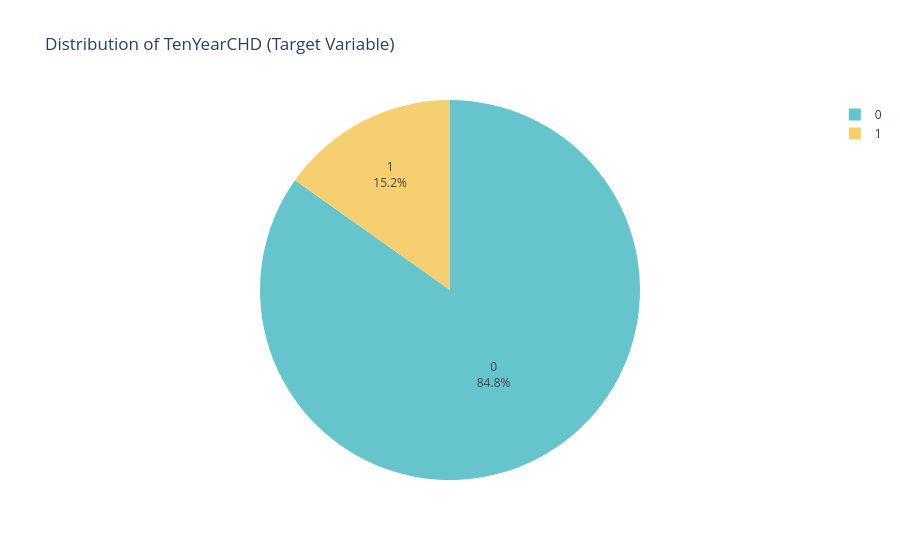
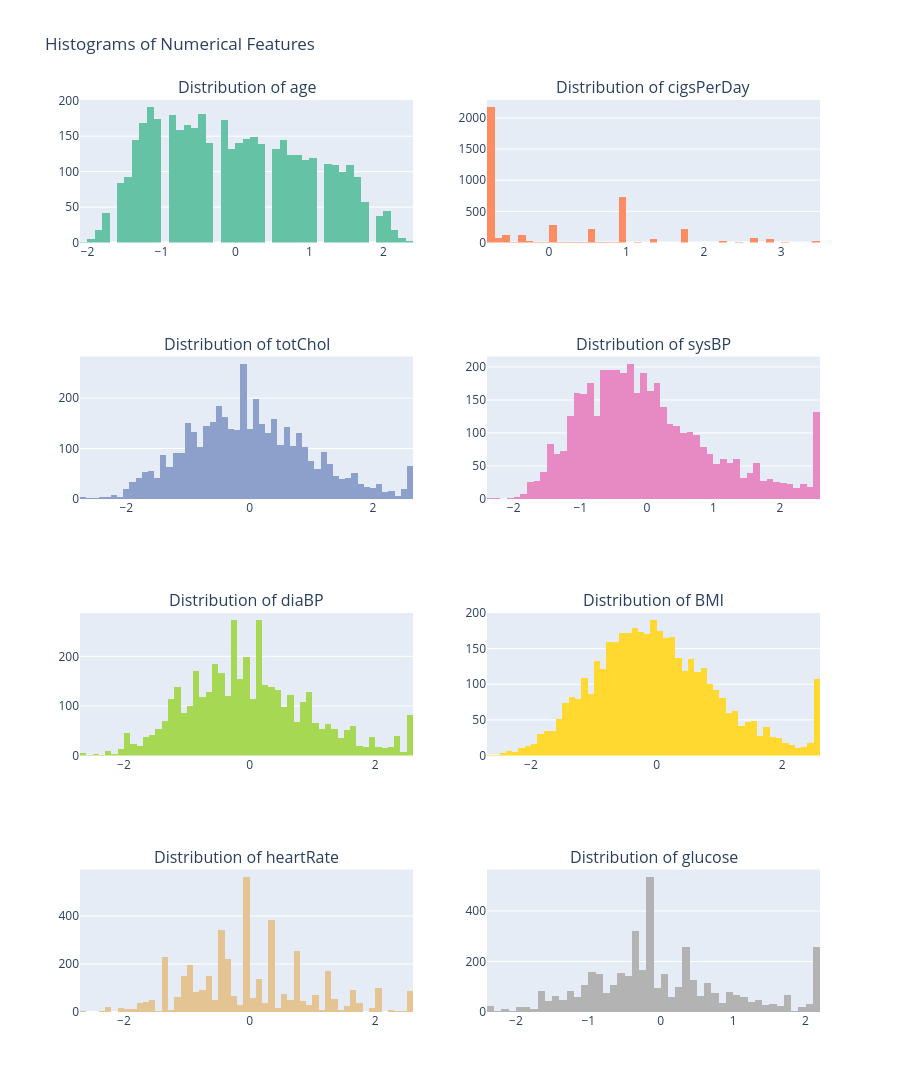
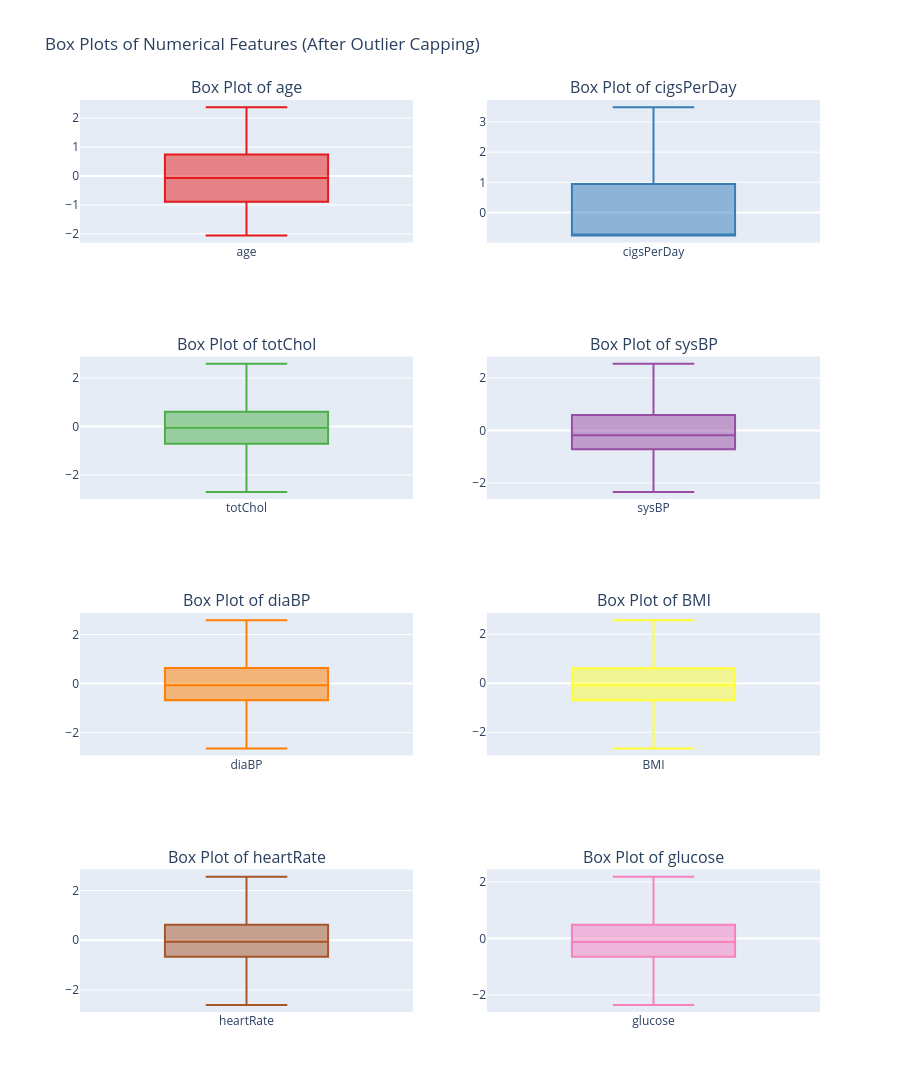
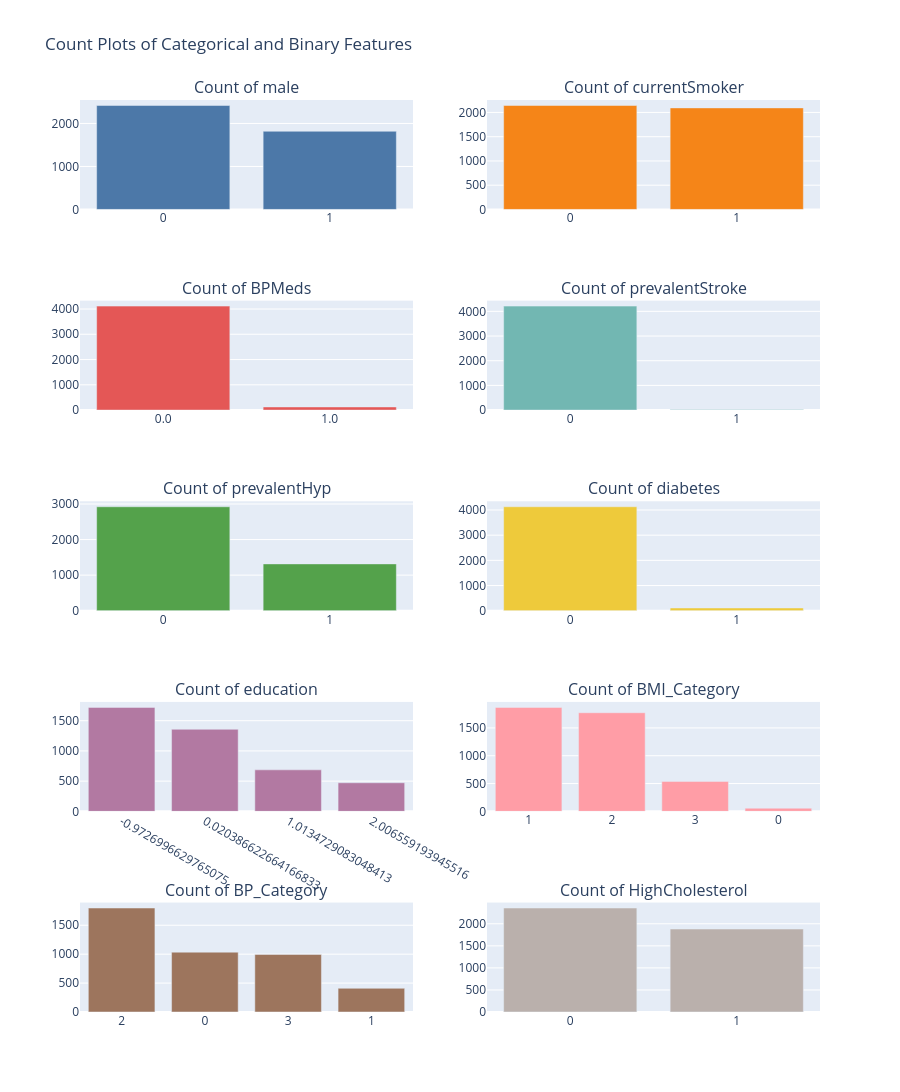

Here is the notebook cell these charts were saved with, in order:
### Markdown cell above
## 5. Visual Representation of EDA

This section utilizes Plotly to create interactive and informative visualizations that help us further understand the dataset characteristics and relationships between features.

### Code cell
logging.info("Generating visual representations of EDA using Plotly.")

# --- 1. Target Variable Distribution ---
fig = px.pie(df_processed, names='TenYearCHD', title='Distribution of TenYearCHD (Target Variable)',
             labels={'TenYearCHD': 'CHD Risk'}, color_discrete_sequence=px.colors.qualitative.Pastel)
fig.update_traces(textposition='inside', textinfo='percent+label')
fig.show()
logging.info("Plotly: TenYearCHD distribution pie chart generated.")

# --- 2. Histograms for Numerical Features ---
# Use the continuous_cols list (which was from original, make sure to add engineered if they are continuous and scaled)
numerical_features_for_hist = [col for col in continuous_cols if col in df_processed.columns] # Using original continuous cols as a base

fig = make_subplots(rows=len(numerical_features_for_hist)//2 + len(numerical_features_for_hist)%2, cols=2,
                    subplot_titles=[f'Distribution of {col}' for col in numerical_features_for_hist])
for i, col in enumerate(numerical_features_for_hist):
    row = i // 2 + 1
    col_num = i % 2 + 1
    fig.add_trace(go.Histogram(x=df_processed[col], name=col, marker_color=px.colors.qualitative.Set2[i%8]),
                  row=row, col=col_num)
fig.update_layout(height=400 * (len(numerical_features_for_hist)//2 + len(numerical_features_for_hist)%2),
                  title_text="Histograms of Numerical Features", showlegend=False)
fig.show()
logging.info("Plotly: Histograms of numerical features generated.")

# --- 3. Box Plots for Outlier Visualization (before capping for demonstration, or after to show effect) ---
# Let's show it on the *processed* data, indicating the effect of capping.
fig = make_subplots(rows=len(numerical_for_outliers)//2 + len(numerical_for_outliers)%2, cols=2,
                    subplot_titles=[f'Box Plot of {col}' for col in numerical_for_outliers])
for i, col in enumerate(numerical_for_outliers):
    row = i // 2 + 1
    col_num = i % 2 + 1
    fig.add_trace(go.Box(y=df_processed[col], name=col, marker_color=px.colors.qualitative.Set1[i%9]),
                  row=row, col=col_num)
fig.update_layout(height=400 * (len(numerical_for_outliers)//2 + len(numerical_for_outliers)%2),
                  title_text="Box Plots of Numerical Features (After Outlier Capping)", showlegend=False)
fig.show()
logging.info("Plotly: Box plots of numerical features generated (after capping).")

# --- 4. Count Plots for Binary/Ordinal and Engineered Categorical Features ---
categorical_for_counts = binary_cols + ordinal_cols + ['BMI_Category', 'BP_Category', 'HighCholesterol']
categorical_for_counts = [col for col in categorical_for_counts if col in df_processed.columns]

if categorical_for_counts:
    fig = make_subplots(rows=len(categorical_for_counts)//2 + len(categorical_for_counts)%2, cols=2,
                        subplot_titles=[f'Count of {col}' for col in categorical_for_counts])
    for i, col in enumerate(categorical_for_counts):
        row = i // 2 + 1
        col_num = i % 2 + 1
        counts = df_processed[col].value_counts().reset_index()
        counts.columns = [col, 'count']
        fig.add_trace(go.Bar(x=counts[col].astype(str), y=counts['count'], name=col, marker_color=px.colors.qualitative.T10[i%10]),
                      row=row, col=col_num)
    fig.update_layout(height=400 * (len(categorical_for_counts)//2 + len(categorical_for_counts)%2),
                      title_text="Count Plots of Categorical and Binary Features", showlegend=False)
    fig.show()
    logging.info("Plotly: Count plots of categorical/binary features generated.")
else:
    logging.info("No categorical features identified for count plots.")

# --- 5. Relationship with Target Variable ---
# For a few key numerical features, visualize their distribution across CHD status
key_numerical_features = ['age', 'sysBP', 'totChol', 'glucose', 'BMI', 'cigsPerDay']
key_numerical_features = [col for col in key_numerical_features if col in df_processed.columns]

if key_numerical_features:
    fig = make_subplots(rows=len(key_numerical_features)//2 + len(key_numerical_features)%2, cols=2,
                        subplot_titles=[f'{col} by TenYearCHD' for col in key_numerical_features])
    for i, col in enumerate(key_numerical_features):
        row = i // 2 + 1
        col_num = i % 2 + 1
        fig.add_trace(go.Box(y=df_processed[col][df_processed['TenYearCHD']==0], name=f'{col} (No CHD)',
                             marker_color='blue', showlegend=True, boxpoints='outliers'),
                      row=row, col=col_num)
        fig.add_trace(go.Box(y=df_processed[col][df_processed['TenYearCHD']==1], name=f'{col} (CHD)',
                             marker_color='red', showlegend=True, boxpoints='outliers'),
                      row=row, col=col_num)
    fig.update_layout(height=400 * (len(key_numerical_features)//2 + len(key_numerical_features)%2),
                      title_text="Numerical Feature Distribution by TenYearCHD Status", showlegend=True)
    fig.show()
    logging.info("Plotly: Box plots showing numerical feature distribution by target generated.")
else:
    logging.warning("No key numerical features identified for target relationship plots.")


# For binary/categorical features, visualize their proportion across CHD status
key_categorical_features = ['male', 'currentSmoker', 'prevalentHyp', 'diabetes', 'BMI_Category', 'BP_Category', 'HighCholesterol']
key_categorical_features = [col for col in key_categorical_features if col in df_processed.columns]

if key_categorical_features:
    fig = make_subplots(rows=len(key_categorical_features)//2 + len(key_categorical_features)%2, cols=2,
                        subplot_titles=[f'{col} by TenYearCHD' for col in key_categorical_features])
    for i, col in enumerate(key_categorical_features):
        row = i // 2 + 1
        col_num = i % 2 + 1
        crosstab_df = pd.crosstab(df_processed[col], df_processed['TenYearCHD'], normalize='index').reset_index()
        crosstab_df.columns = [col, 'No CHD', 'CHD']
        fig.add_trace(go.Bar(x=crosstab_df[col].astype(str), y=crosstab_df['CHD'], name='CHD Risk',
                             marker_color='red'),
                      row=row, col=col_num)
    fig.update_layout(height=400 * (len(key_categorical_features)//2 + len(key_categorical_features)%2),
                      title_text="Proportion of CHD Risk by Categorical Features", showlegend=False)
    fig.show()
    logging.info("Plotly: Bar plots showing categorical feature distribution by target generated.")
else:
    logging.warning("No key categorical features identified for target relationship plots.")

logging.info("All EDA visualizations completed.")

### Figure 1 — Plotly figure (JSON) as saved in the notebook; plotly's stock layout.template omitted (floating-point values rounded to 4 significant figures; data arrays with more than 128 entries replaced by an {"elided": "..."} marker saying what was removed)
{"data": [{"domain": {"x": [0, 1], "y": [0, 1]}, "hovertemplate": "CHD Risk=%{label}<extra></extra>", "labels": {"elided": "4238 int values"}, "legendgroup": "", "name": "", "showlegend": true, "textinfo": "percent+label", "textposition": "inside", "type": "pie"}], "layout": {"legend": {"tracegroupgap": 0}, "piecolorway": ["rgb(102, 197, 204)", "rgb(246, 207, 113)", "rgb(248, 156, 116)", "rgb(220, 176, 242)", "rgb(135, 197, 95)", "rgb(158, 185, 243)", "rgb(254, 136, 177)", "rgb(201, 219, 116)", "rgb(139, 224, 164)", "rgb(180, 151, 231)", "rgb(179, 179, 179)"], "title": {"text": "Distribution of TenYearCHD (Target Variable)"}}}

### Figure 2 — Plotly figure (JSON) as saved in the notebook; plotly's stock layout.template omitted (floating-point values rounded to 4 significant figures; data arrays with more than 128 entries replaced by an {"elided": "..."} marker saying what was removed)
{"data": [{"marker": {"color": "rgb(102,194,165)"}, "name": "age", "type": "histogram", "x": {"elided": "4238 float values"}, "xaxis": "x", "yaxis": "y"}, {"marker": {"color": "rgb(252,141,98)"}, "name": "cigsPerDay", "type": "histogram", "x": {"elided": "4238 float values"}, "xaxis": "x2", "yaxis": "y2"}, {"marker": {"color": "rgb(141,160,203)"}, "name": "totChol", "type": "histogram", "x": {"elided": "4238 float values"}, "xaxis": "x3", "yaxis": "y3"}, {"marker": {"color": "rgb(231,138,195)"}, "name": "sysBP", "type": "histogram", "x": {"elided": "4238 float values"}, "xaxis": "x4", "yaxis": "y4"}, {"marker": {"color": "rgb(166,216,84)"}, "name": "diaBP", "type": "histogram", "x": {"elided": "4238 float values"}, "xaxis": "x5", "yaxis": "y5"}, {"marker": {"color": "rgb(255,217,47)"}, "name": "BMI", "type": "histogram", "x": {"elided": "4238 float values"}, "xaxis": "x6", "yaxis": "y6"}, {"marker": {"color": "rgb(229,196,148)"}, "name": "heartRate", "type": "histogram", "x": {"elided": "4238 float values"}, "xaxis": "x7", "yaxis": "y7"}, {"marker": {"color": "rgb(179,179,179)"}, "name": "glucose", "type": "histogram", "x": {"elided": "4238 float values"}, "xaxis": "x8", "yaxis": "y8"}], "layout": {"annotations": [{"font": {"size": 16}, "showarrow": false, "text": "Distribution of age", "x": 0.225, "xanchor": "center", "xref": "paper", "y": 1, "yanchor": "bottom", "yref": "paper"}, {"font": {"size": 16}, "showarrow": false, "text": "Distribution of cigsPerDay", "x": 0.775, "xanchor": "center", "xref": "paper", "y": 1, "yanchor": "bottom", "yref": "paper"}, {"font": {"size": 16}, "showarrow": false, "text": "Distribution of totChol", "x": 0.225, "xanchor": "center", "xref": "paper", "y": 0.7188, "yanchor": "bottom", "yref": "paper"}, {"font": {"size": 16}, "showarrow": false, "text": "Distribution of sysBP", "x": 0.775, "xanchor": "center", "xref": "paper", "y": 0.7188, "yanchor": "bottom", "yref": "paper"}, {"font": {"size": 16}, "showarrow": false, "text": "Distribution of diaBP", "x": 0.225, "xanchor": "center", "xref": "paper", "y": 0.4375, "yanchor": "bottom", "yref": "paper"}, {"font": {"size": 16}, "showarrow": false, "text": "Distribution of BMI", "x": 0.775, "xanchor": "center", "xref": "paper", "y": 0.4375, "yanchor": "bottom", "yref": "paper"}, {"font": {"size": 16}, "showarrow": false, "text": "Distribution of heartRate", "x": 0.225, "xanchor": "center", "xref": "paper", "y": 0.1562, "yanchor": "bottom", "yref": "paper"}, {"font": {"size": 16}, "showarrow": false, "text": "Distribution of glucose", "x": 0.775, "xanchor": "center", "xref": "paper", "y": 0.1562, "yanchor": "bottom", "yref": "paper"}], "height": 1600, "showlegend": false, "title": {"text": "Histograms of Numerical Features"}, "xaxis": {"anchor": "y", "domain": [0, 0.45]}, "xaxis2": {"anchor": "y2", "domain": [0.55, 1]}, "xaxis3": {"anchor": "y3", "domain": [0, 0.45]}, "xaxis4": {"anchor": "y4", "domain": [0.55, 1]}, "xaxis5": {"anchor": "y5", "domain": [0, 0.45]}, "xaxis6": {"anchor": "y6", "domain": [0.55, 1]}, "xaxis7": {"anchor": "y7", "domain": [0, 0.45]}, "xaxis8": {"anchor": "y8", "domain": [0.55, 1]}, "yaxis": {"anchor": "x", "domain": [0.8438, 1]}, "yaxis2": {"anchor": "x2", "domain": [0.8438, 1]}, "yaxis3": {"anchor": "x3", "domain": [0.5625, 0.7188]}, "yaxis4": {"anchor": "x4", "domain": [0.5625, 0.7188]}, "yaxis5": {"anchor": "x5", "domain": [0.2812, 0.4375]}, "yaxis6": {"anchor": "x6", "domain": [0.2812, 0.4375]}, "yaxis7": {"anchor": "x7", "domain": [0, 0.1562]}, "yaxis8": {"anchor": "x8", "domain": [0, 0.1562]}}}

### Figure 3 — Plotly figure (JSON) as saved in the notebook; plotly's stock layout.template omitted (floating-point values rounded to 4 significant figures; data arrays with more than 128 entries replaced by an {"elided": "..."} marker saying what was removed)
{"data": [{"marker": {"color": "rgb(228,26,28)"}, "name": "age", "type": "box", "xaxis": "x", "y": {"elided": "4238 float values"}, "yaxis": "y"}, {"marker": {"color": "rgb(55,126,184)"}, "name": "cigsPerDay", "type": "box", "xaxis": "x2", "y": {"elided": "4238 float values"}, "yaxis": "y2"}, {"marker": {"color": "rgb(77,175,74)"}, "name": "totChol", "type": "box", "xaxis": "x3", "y": {"elided": "4238 float values"}, "yaxis": "y3"}, {"marker": {"color": "rgb(152,78,163)"}, "name": "sysBP", "type": "box", "xaxis": "x4", "y": {"elided": "4238 float values"}, "yaxis": "y4"}, {"marker": {"color": "rgb(255,127,0)"}, "name": "diaBP", "type": "box", "xaxis": "x5", "y": {"elided": "4238 float values"}, "yaxis": "y5"}, {"marker": {"color": "rgb(255,255,51)"}, "name": "BMI", "type": "box", "xaxis": "x6", "y": {"elided": "4238 float values"}, "yaxis": "y6"}, {"marker": {"color": "rgb(166,86,40)"}, "name": "heartRate", "type": "box", "xaxis": "x7", "y": {"elided": "4238 float values"}, "yaxis": "y7"}, {"marker": {"color": "rgb(247,129,191)"}, "name": "glucose", "type": "box", "xaxis": "x8", "y": {"elided": "4238 float values"}, "yaxis": "y8"}], "layout": {"annotations": [{"font": {"size": 16}, "showarrow": false, "text": "Box Plot of age", "x": 0.225, "xanchor": "center", "xref": "paper", "y": 1, "yanchor": "bottom", "yref": "paper"}, {"font": {"size": 16}, "showarrow": false, "text": "Box Plot of cigsPerDay", "x": 0.775, "xanchor": "center", "xref": "paper", "y": 1, "yanchor": "bottom", "yref": "paper"}, {"font": {"size": 16}, "showarrow": false, "text": "Box Plot of totChol", "x": 0.225, "xanchor": "center", "xref": "paper", "y": 0.7188, "yanchor": "bottom", "yref": "paper"}, {"font": {"size": 16}, "showarrow": false, "text": "Box Plot of sysBP", "x": 0.775, "xanchor": "center", "xref": "paper", "y": 0.7188, "yanchor": "bottom", "yref": "paper"}, {"font": {"size": 16}, "showarrow": false, "text": "Box Plot of diaBP", "x": 0.225, "xanchor": "center", "xref": "paper", "y": 0.4375, "yanchor": "bottom", "yref": "paper"}, {"font": {"size": 16}, "showarrow": false, "text": "Box Plot of BMI", "x": 0.775, "xanchor": "center", "xref": "paper", "y": 0.4375, "yanchor": "bottom", "yref": "paper"}, {"font": {"size": 16}, "showarrow": false, "text": "Box Plot of heartRate", "x": 0.225, "xanchor": "center", "xref": "paper", "y": 0.1562, "yanchor": "bottom", "yref": "paper"}, {"font": {"size": 16}, "showarrow": false, "text": "Box Plot of glucose", "x": 0.775, "xanchor": "center", "xref": "paper", "y": 0.1562, "yanchor": "bottom", "yref": "paper"}], "height": 1600, "showlegend": false, "title": {"text": "Box Plots of Numerical Features (After Outlier Capping)"}, "xaxis": {"anchor": "y", "domain": [0, 0.45]}, "xaxis2": {"anchor": "y2", "domain": [0.55, 1]}, "xaxis3": {"anchor": "y3", "domain": [0, 0.45]}, "xaxis4": {"anchor": "y4", "domain": [0.55, 1]}, "xaxis5": {"anchor": "y5", "domain": [0, 0.45]}, "xaxis6": {"anchor": "y6", "domain": [0.55, 1]}, "xaxis7": {"anchor": "y7", "domain": [0, 0.45]}, "xaxis8": {"anchor": "y8", "domain": [0.55, 1]}, "yaxis": {"anchor": "x", "domain": [0.8438, 1]}, "yaxis2": {"anchor": "x2", "domain": [0.8438, 1]}, "yaxis3": {"anchor": "x3", "domain": [0.5625, 0.7188]}, "yaxis4": {"anchor": "x4", "domain": [0.5625, 0.7188]}, "yaxis5": {"anchor": "x5", "domain": [0.2812, 0.4375]}, "yaxis6": {"anchor": "x6", "domain": [0.2812, 0.4375]}, "yaxis7": {"anchor": "x7", "domain": [0, 0.1562]}, "yaxis8": {"anchor": "x8", "domain": [0, 0.1562]}}}

### Figure 4 — Plotly figure (JSON) as saved in the notebook; plotly's stock layout.template omitted (floating-point values rounded to 4 significant figures)
{"data": [{"marker": {"color": "#4C78A8"}, "name": "male", "type": "bar", "x": ["0", "1"], "xaxis": "x", "y": [2419, 1819], "yaxis": "y"}, {"marker": {"color": "#F58518"}, "name": "currentSmoker", "type": "bar", "x": ["0", "1"], "xaxis": "x2", "y": [2144, 2094], "yaxis": "y2"}, {"marker": {"color": "#E45756"}, "name": "BPMeds", "type": "bar", "x": ["0.0", "1.0"], "xaxis": "x3", "y": [4114, 124], "yaxis": "y3"}, {"marker": {"color": "#72B7B2"}, "name": "prevalentStroke", "type": "bar", "x": ["0", "1"], "xaxis": "x4", "y": [4213, 25], "yaxis": "y4"}, {"marker": {"color": "#54A24B"}, "name": "prevalentHyp", "type": "bar", "x": ["0", "1"], "xaxis": "x5", "y": [2922, 1316], "yaxis": "y5"}, {"marker": {"color": "#EECA3B"}, "name": "diabetes", "type": "bar", "x": ["0", "1"], "xaxis": "x6", "y": [4129, 109], "yaxis": "y6"}, {"marker": {"color": "#B279A2"}, "name": "education", "type": "bar", "x": ["-0.9726996629765075", "0.020386622664166833", "1.0134729083048413", "2.006559193945516"], "xaxis": "x7", "y": [1720, 1358, 687, 473], "yaxis": "y7"}, {"marker": {"color": "#FF9DA6"}, "name": "BMI_Category", "type": "bar", "x": ["1", "2", "3", "0"], "xaxis": "x8", "y": [1869, 1773, 539, 57], "yaxis": "y8"}, {"marker": {"color": "#9D755D"}, "name": "BP_Category", "type": "bar", "x": ["2", "0", "3", "1"], "xaxis": "x9", "y": [1798, 1035, 995, 410], "yaxis": "y9"}, {"marker": {"color": "#BAB0AC"}, "name": "HighCholesterol", "type": "bar", "x": ["0", "1"], "xaxis": "x10", "y": [2357, 1881], "yaxis": "y10"}], "layout": {"annotations": [{"font": {"size": 16}, "showarrow": false, "text": "Count of male", "x": 0.225, "xanchor": "center", "xref": "paper", "y": 1, "yanchor": "bottom", "yref": "paper"}, {"font": {"size": 16}, "showarrow": false, "text": "Count of currentSmoker", "x": 0.775, "xanchor": "center", "xref": "paper", "y": 1, "yanchor": "bottom", "yref": "paper"}, {"font": {"size": 16}, "showarrow": false, "text": "Count of BPMeds", "x": 0.225, "xanchor": "center", "xref": "paper", "y": 0.78, "yanchor": "bottom", "yref": "paper"}, {"font": {"size": 16}, "showarrow": false, "text": "Count of prevalentStroke", "x": 0.775, "xanchor": "center", "xref": "paper", "y": 0.78, "yanchor": "bottom", "yref": "paper"}, {"font": {"size": 16}, "showarrow": false, "text": "Count of prevalentHyp", "x": 0.225, "xanchor": "center", "xref": "paper", "y": 0.56, "yanchor": "bottom", "yref": "paper"}, {"font": {"size": 16}, "showarrow": false, "text": "Count of diabetes", "x": 0.775, "xanchor": "center", "xref": "paper", "y": 0.56, "yanchor": "bottom", "yref": "paper"}, {"font": {"size": 16}, "showarrow": false, "text": "Count of education", "x": 0.225, "xanchor": "center", "xref": "paper", "y": 0.34, "yanchor": "bottom", "yref": "paper"}, {"font": {"size": 16}, "showarrow": false, "text": "Count of BMI_Category", "x": 0.775, "xanchor": "center", "xref": "paper", "y": 0.34, "yanchor": "bottom", "yref": "paper"}, {"font": {"size": 16}, "showarrow": false, "text": "Count of BP_Category", "x": 0.225, "xanchor": "center", "xref": "paper", "y": 0.12, "yanchor": "bottom", "yref": "paper"}, {"font": {"size": 16}, "showarrow": false, "text": "Count of HighCholesterol", "x": 0.775, "xanchor": "center", "xref": "paper", "y": 0.12, "yanchor": "bottom", "yref": "paper"}], "height": 2000, "showlegend": false, "title": {"text": "Count Plots of Categorical and Binary Features"}, "xaxis": {"anchor": "y", "domain": [0, 0.45]}, "xaxis10": {"anchor": "y10", "domain": [0.55, 1]}, "xaxis2": {"anchor": "y2", "domain": [0.55, 1]}, "xaxis3": {"anchor": "y3", "domain": [0, 0.45]}, "xaxis4": {"anchor": "y4", "domain": [0.55, 1]}, "xaxis5": {"anchor": "y5", "domain": [0, 0.45]}, "xaxis6": {"anchor": "y6", "domain": [0.55, 1]}, "xaxis7": {"anchor": "y7", "domain": [0, 0.45]}, "xaxis8": {"anchor": "y8", "domain": [0.55, 1]}, "xaxis9": {"anchor": "y9", "domain": [0, 0.45]}, "yaxis": {"anchor": "x", "domain": [0.88, 1]}, "yaxis10": {"anchor": "x10", "domain": [0, 0.12]}, "yaxis2": {"anchor": "x2", "domain": [0.88, 1]}, "yaxis3": {"anchor": "x3", "domain": [0.66, 0.78]}, "yaxis4": {"anchor": "x4", "domain": [0.66, 0.78]}, "yaxis5": {"anchor": "x5", "domain": [0.44, 0.56]}, "yaxis6": {"anchor": "x6", "domain": [0.44, 0.56]}, "yaxis7": {"anchor": "x7", "domain": [0.22, 0.34]}, "yaxis8": {"anchor": "x8", "domain": [0.22, 0.34]}, "yaxis9": {"anchor": "x9", "domain": [0, 0.12]}}}
